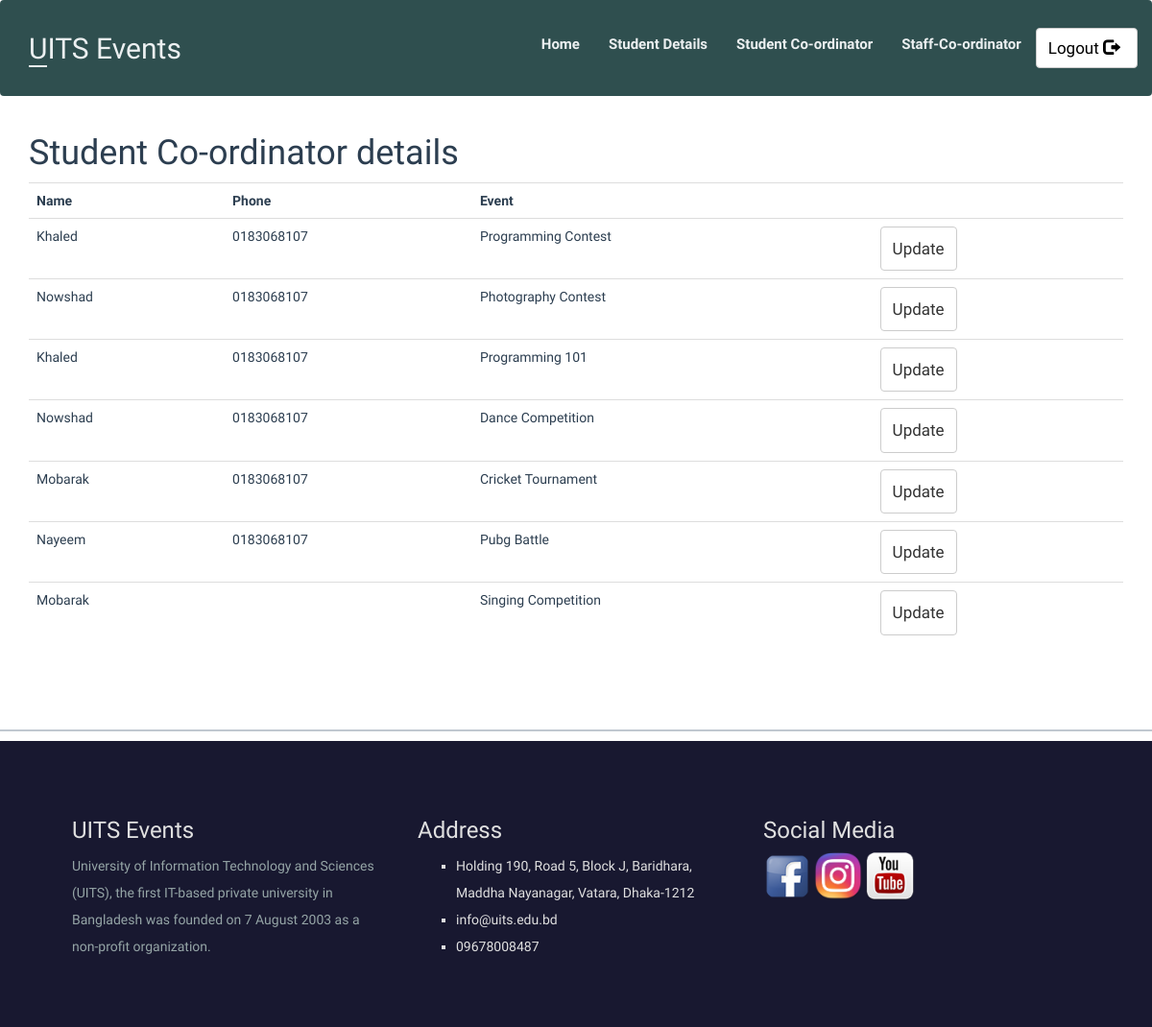
Screenshot of /Stu_cordinator.php with the database file from the repository.
### tables this page shows
CREATE TABLE `student_coordinator` (
  `sid` int(11) NOT NULL,
  `st_name` varchar(100) NOT NULL,
  `phone` varchar(10) DEFAULT NULL,
  `event_id` int(11) DEFAULT NULL
);

CREATE TABLE `events` (
  `event_id` int(11) NOT NULL,
  `event_title` varchar(50) NOT NULL,
  `event_price` int(11) DEFAULT NULL,
  `participents` int(11) DEFAULT 0,
  `img_link` text DEFAULT NULL,
  `type_id` int(11) DEFAULT NULL
);

### Stu_cordinator.php (the view, shortened to what this page needs)
<?php
include_once 'classes/db1.php';
$result = mysqli_query($conn, "SELECT * FROM student_coordinator s ,events e where e.event_id= s.event_id");
?>
<!DOCTYPE html>
<html>
<head>
  <?php require 'utils/styles.php'; ?>
</head>
<body><?php include 'utils/adminHeader.php' ?>
  <div class="content">
    <div class="container">
      <h1>Student Co-ordinator details</h1>
      <?php
      if (mysqli_num_rows($result) > 0) {
      ?>
        <table class="table table-hover">
          <tr>
            <th>Name</th>
            <th>Phone</th>
            <th>Event</th>
            <th></th>
          </tr>
          <?php
          while ($row = mysqli_fetch_array($result)) {
          ?>
            <tr>
              <td><?php echo $row["st_name"]; ?></td>
              <td><?php echo $row["phone"]; ?></td>
              <td><?php echo $row["event_title"]; ?></td>
              <td> <?php echo '<a  href="updateStudent.php?id=' . $row['sid'] . '" class = "btn btn-default"> Update</a>' ?></td>
            </tr>
          <?php
          }
          ?>
        </table>
      <?php
      } else {
        echo "No result found";
      }
      ?>
    </div>
  </div>
</body>
<?php include 'utils/footer.php'; ?>
</html>

### css/style.css (style rules this page uses)
body { overflow-x: hidden; font-family: 'Ubuntu', sans-serif !important; }
.content { font-family: 'Ubuntu', sans-serif !important; color: #2c3e50; }
.btn { padding: 10px 12px !important; font-size: 17px !important; }

### rows the page displays
student_coordinator: st_name "Khaled", phone "0183068107", event.event_title "Programming Contest"
student_coordinator: st_name "Nowshad", phone "0183068107", event.event_title "Photography Contest"
student_coordinator: st_name "Khaled", phone "0183068107", event.event_title "Programming 101"
student_coordinator: st_name "Nowshad", phone "0183068107", event.event_title "Dance Competition"
student_coordinator: st_name "Mobarak", phone "0183068107", event.event_title "Cricket Tournament"
student_coordinator: st_name "Nayeem", phone "0183068107", event.event_title "Pubg Battle"
student_coordinator: st_name "Mobarak", event.event_title "Singing Competition"
